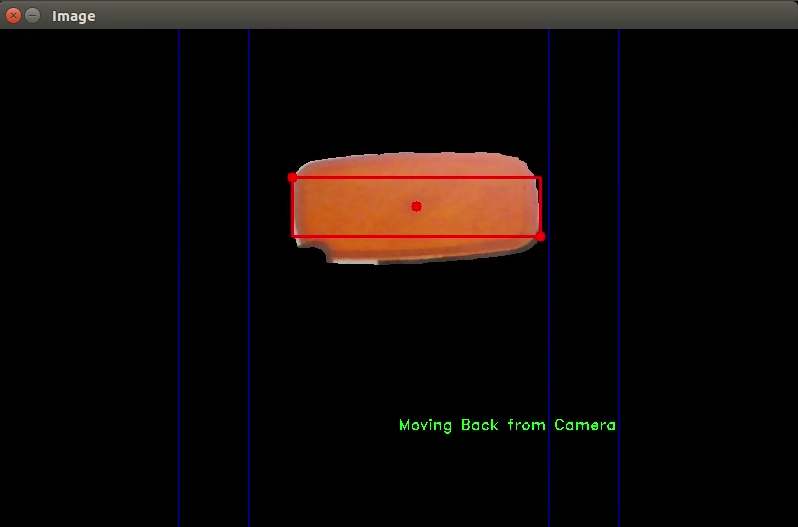
#> input picture p1.png, 798 x 527 px, given in place of the camera
$ python trackObjectDirection.py
#> lines starting #> are read from the running program, lines starting #| are printed output that depends on the picture; after the words box and inside, x2 and y2 are one past the last pixel; in counts of white or black regions, pixels touching at a corner belong together
#OPEN CV 2.*
import cv2
import numpy as np
import math


def findBig(hull):
	maxDAP = []
	cpointX = 0;cpointY = 0;pointX  = 0;pointY  = 0;maxdis  = 0
	maxXA   = 0;maxYA   = 0;maxXB   = 0;maxYB   = 0

	for i,points in enumerate(hull):
		cpointX += points[0][0]
		cpointY += points[0][1]

	for i,points in enumerate(hull):
		for newpoint in hull[i+1:]:
			dis = math.sqrt( (points[0][0]-newpoint[0][0])**2 + (points[0][1]-newpoint[0][1])**2 )
			if dis>maxdis:
				maxdis = dis
				maxXA   =  points[0][0]
				maxYA   =  points[0][1]
				maxXB   =  newpoint[0][0]
				maxYB   =  newpoint[0][1]

	returnList = []
	returnList.append((int(cpointX/len(hull)),int(cpointY/len(hull))))
	returnList.append((maxXA,maxYA))
	returnList.append((maxXB,maxYB))
	returnList.append(maxdis)

	return returnList


def checkMove(lines,points):
	if( ((lines[2][0]<points[0] and lines[3][0]>points[0]) and (lines[2][0]<points[1] and lines[3][0]>points[1])) or ((lines[0][0]<points[0] and lines[3][0]>points[0]) and (lines[2][0]<points[0] and lines[1][0]>points[1])) )  :
		return "Moving Back from Camera"

	elif ((lines[0][0]>points[0]) or (lines[0][0]>points[1])) and ((lines[1][0]<points[0]) or (lines[1][0]<points[1])):
		return "Moving Toward Camera"

	elif( (lines[0][0]>points[0]) or (lines[0][0]>points[1])):
		return "Moving Right"

	elif ( ((lines[1][0]<points[0]) or (lines[1][0]<points[1]))):
		return "Moving Left"

	else:
		return "None"


if __name__ == '__main__':

	lines = [[(180,0),(180,500)],[(620,0),(620,500)],[(250,0),(250,500)],[(550,0),(550,500)]]

	co = 0

	cap = cv2.VideoCapture(0)

	while True:
		try:

			_,frame = cap.read()
#> frame is the input picture: shape (527, 798, 3); mean B, G, R 8.6, 10.5, 16.7

			frame = cv2.resize(frame, (800,500))
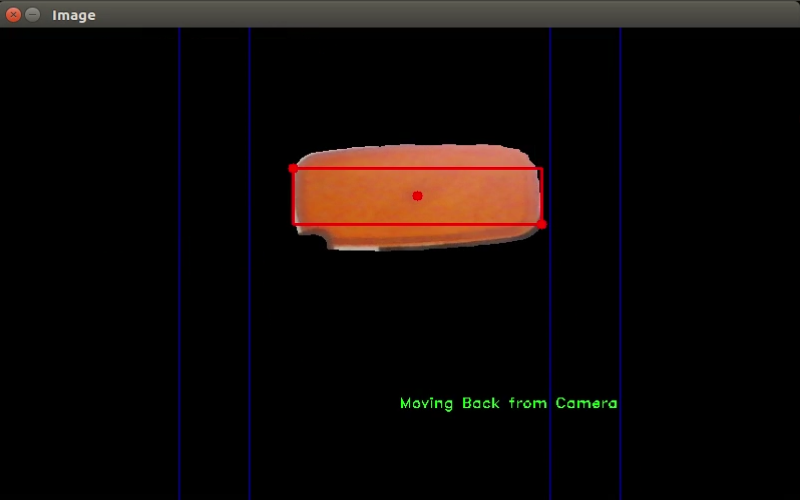
#> frame: shape (500, 800, 3); mean B, G, R 8.6, 10.5, 16.7

			grayImage = cv2.cvtColor(frame,cv2.COLOR_BGR2GRAY)
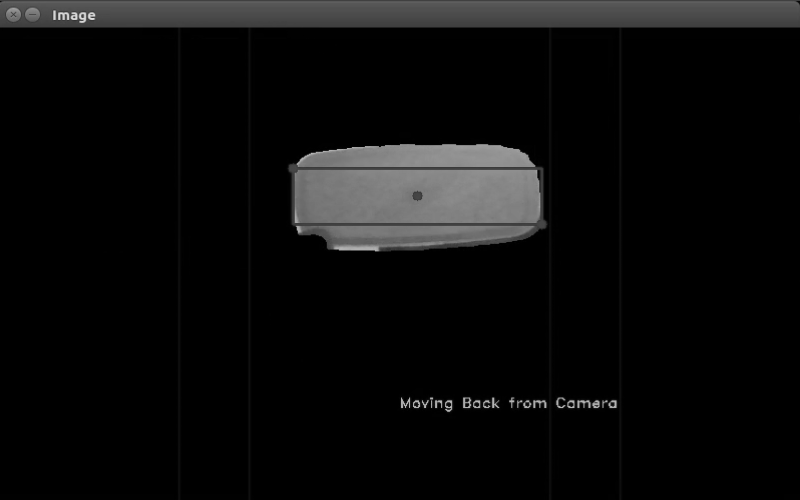
#> grayImage: shape (500, 800); min 0, max 221, mean 12.1
			hsvImage  = cv2.cvtColor(frame,cv2.COLOR_BGR2HSV)
#> hsvImage: shape (500, 800, 3); mean H, S, V 7.7, 28, 18.1

			lower = np.array([5,130,130],dtype='uint8')
			upper = np.array([15,255,255],dtype='uint8')

			binaryImage =  cv2.inRange(hsvImage, lower, upper)
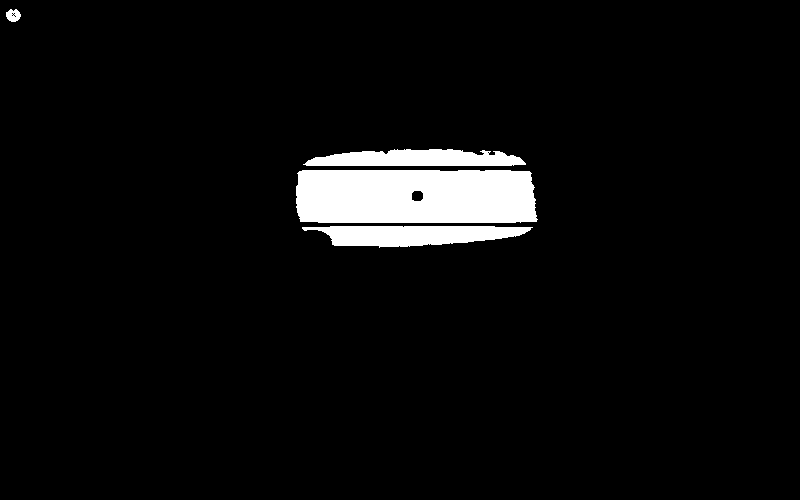
#> binaryImage: shape (500, 800); 4.7% white; 4 white regions, box (x1, y1, x2, y2) and area: (296, 170, 538, 223) 12368, (302, 226, 533, 248) 3536, (303, 149, 526, 166) 2948, (6, 9, 21, 22) 141

			ksiz = 5
			kernel = np.ones((ksiz,ksiz),dtype='uint8')

			binaryImage = cv2.dilate(binaryImage,kernel,iterations=2)
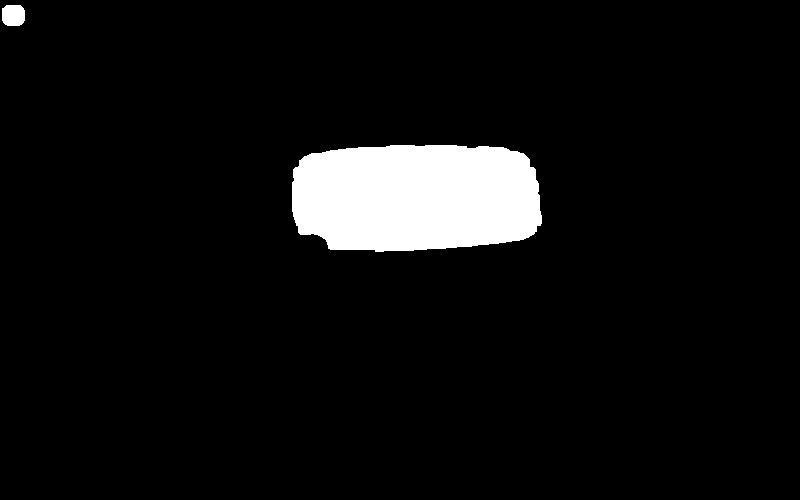
#> binaryImage: shape (500, 800); 6% white; 2 white regions

			contour,_ = cv2.findContours(binaryImage.copy(), cv2.RETR_EXTERNAL,cv2.CHAIN_APPROX_SIMPLE)
#> contour = 2 contours; box (x1, y1, x2, y2) and area: (292, 145, 542, 252) 23319, (2, 5, 25, 26) 404

			maxDis = 0;maxXA   = 0;maxYA   = 0;maxXB   = 0;maxYB   = 0;cx = 0;cy = 0

			contourImage = np.ones((frame.shape),dtype='uint8')

			cv2.line(contourImage, lines[0][0], lines[0][1], (255,0,0), 1)
			cv2.line(contourImage, lines[1][0], lines[1][1], (255,0,0), 1)
			cv2.line(contourImage, lines[2][0], lines[2][1], (255,0,0), 1)
			cv2.line(contourImage, lines[3][0], lines[3][1], (255,0,0), 1)
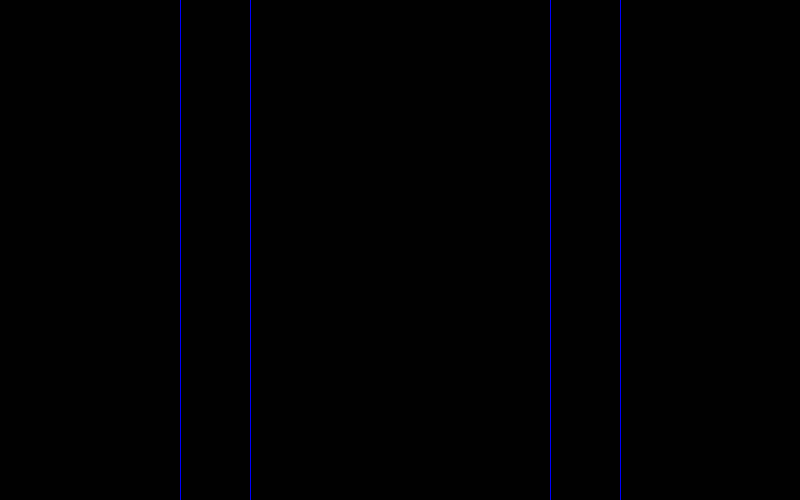
#> contourImage: shape (500, 800, 3); mean of channels 0, 1, 2 2.3, 1, 1; drawn as B, G, R

			for c in contour:

				accuracy = 0.0001*cv2.arcLength(c, True)
				approx   = cv2.approxPolyDP(c, accuracy, True)
				hull     = cv2.convexHull(approx)
				# cv2.drawContours(contourImage, [hull], 0, (255,255,255), 1)
				rList  = findBig(hull)
				if rList[3]>maxDis:
					maxDis = rList[3]
					# cx,cy = rList[0][0],rList[0][1]
					maxXA,maxYA = rList[1][0],rList[1][1]
					maxXB,maxYB = rList[2][0],rList[2][1]
#> this loop made 2 passes
#> (accuracy, pointX in findBig, pointY in findBig) on pass 1: (0.0668, 0, 0)
#> (accuracy, pointX in findBig, pointY in findBig) on pass 2: (0.00752, 0, 0)
#> after the loop, maxDis = 253.8; maxXA = 541; maxXB = 293; maxYA = 223; maxYB = 169


			d = math.sqrt(((maxXA- maxXB)**2)+((maxYA- maxYB)**2))
#> d = 253.8

			if d>20:

				contourImage = cv2.bitwise_and(frame, frame, mask=binaryImage) # DO THIS IF YOU WANT TO HIDE YOUR FACE  AND BACKGROUND
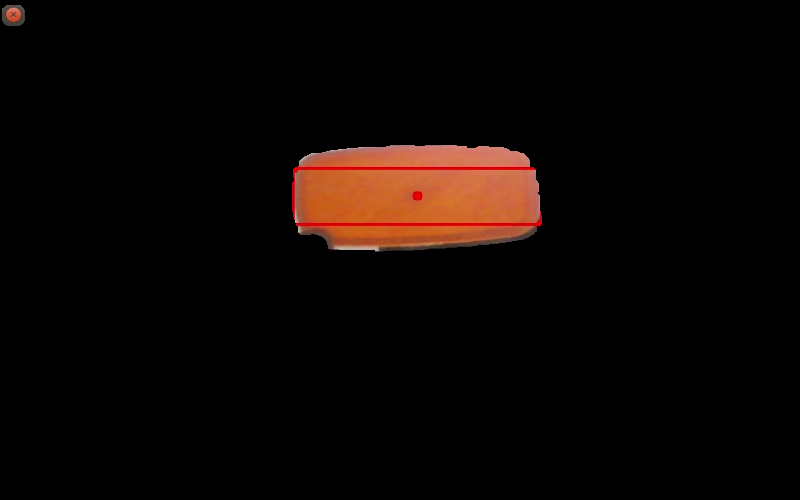
#> contourImage: shape (500, 800, 3); mean B, G, R 3.3, 5.7, 11.9

				cv2.line(contourImage, lines[0][0], lines[0][1], (255,0,0), 1)
				cv2.line(contourImage, lines[1][0], lines[1][1], (255,0,0), 1)
				cv2.line(contourImage, lines[2][0], lines[2][1], (255,0,0), 1)
				cv2.line(contourImage, lines[3][0], lines[3][1], (255,0,0), 1)

				#contourImage = frame.copy() # OTHERWISE DO THIS
				cx = int((maxXA+maxXB)/2)
#> cx = 417
				cy = int((maxYA+maxYB)/2)
#> cy = 196

				cv2.circle(contourImage, (cx,cy), 5, (0,0,255), -1)
#> contourImage: shape (500, 800, 3); mean B, G, R 4.6, 5.7, 11.9
				cv2.circle(contourImage, (maxXA,maxYA), 5, (0,0,255), -1)
#> contourImage: shape (500, 800, 3); mean B, G, R 4.6, 5.7, 11.9
				cv2.circle(contourImage, (maxXB,maxYB), 5, (0,0,255), -1)
#> contourImage: shape (500, 800, 3); mean B, G, R 4.6, 5.7, 11.9
				cv2.rectangle(contourImage, (maxXA,maxYA), (maxXB,maxYB), (0,0,255), 2)

				points = []
				points.append((maxXA,maxYA))
				points.append((maxXB,maxYB))
				direction = checkMove(lines, points)
#> direction = 'Moving Back from Camera'

				cv2.putText(contourImage, direction, (400,400), 2, 0.5, (0,255,0) , 1)
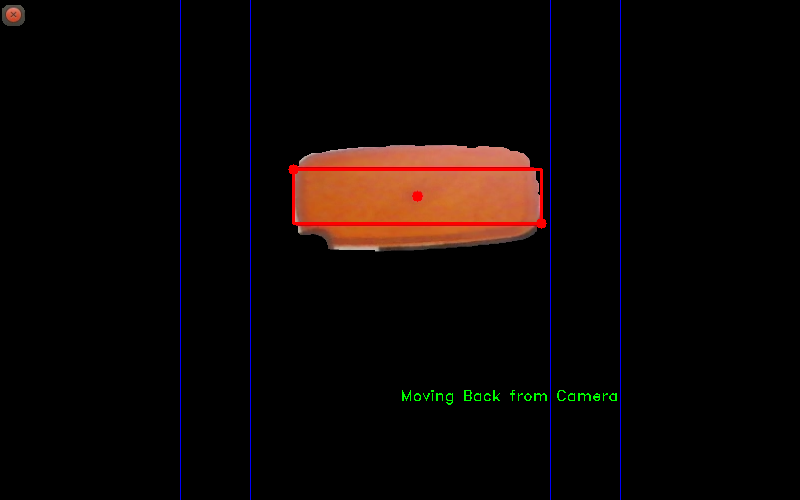
#> contourImage: shape (500, 800, 3); mean B, G, R 4.5, 5.9, 12.2


			cv2.imshow('Image', contourImage)

			if cv2.waitKey(1) & 0xFF == ord('q'):
#> (key q is pressed here)
				break

		except:
			cv2.destroyAllWindows()
			raise

	cv2.destroyAllWindows()

$ run again, on p2.png
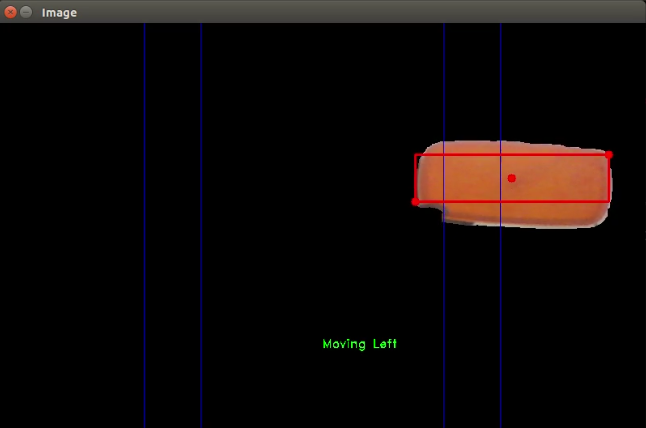
#> input picture p2.png, 646 x 428 px, given in place of the camera
#> frame is the input picture: shape (428, 646, 3); mean B, G, R 8.3, 9.5, 15.1
#> frame: shape (500, 800, 3)
#> hsvImage: shape (500, 800, 3); mean H, S, V 6.2, 22.9, 16.2
#> `binaryImage = cv2.dilate(binaryImage,kernel,iterations=2)`:
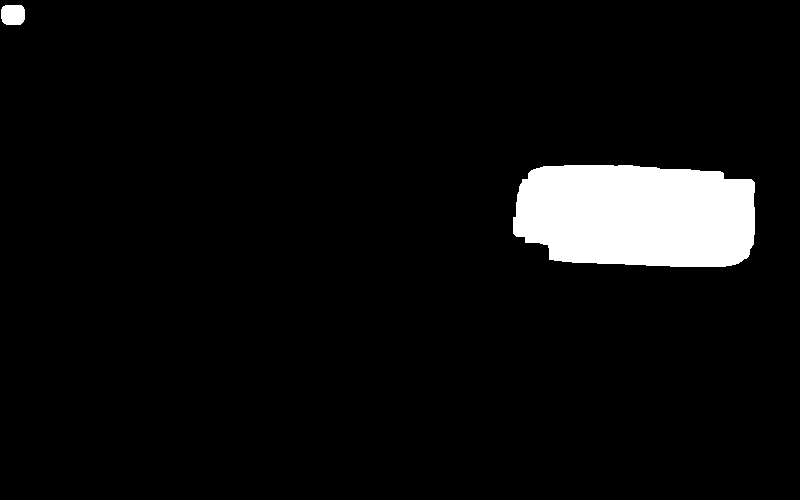
#> binaryImage: shape (500, 800); 5.6% white; 2 white regions
#> contour = 2 contours; box (x1, y1, x2, y2) and area: (513, 165, 755, 267) 21548, (1, 5, 25, 25) 405
#> the loop `for c in contour: ` made 2 passes
#> (accuracy, pointX in findBig, pointY in findBig) on pass 1: (0.0651, 0, 0)
#> after the loop `for c in contour:`: maxDis = 246.3; maxXA = 754; maxXB = 513; maxYA = 182; maxYB = 233
#> d = 246.3
#> cx = 633
#> cy = 207
#> direction = 'Moving Left'
#> `cv2.putText(contourImage, direction, (400,400), 2, 0.5, (0,255,0) , 1)`:
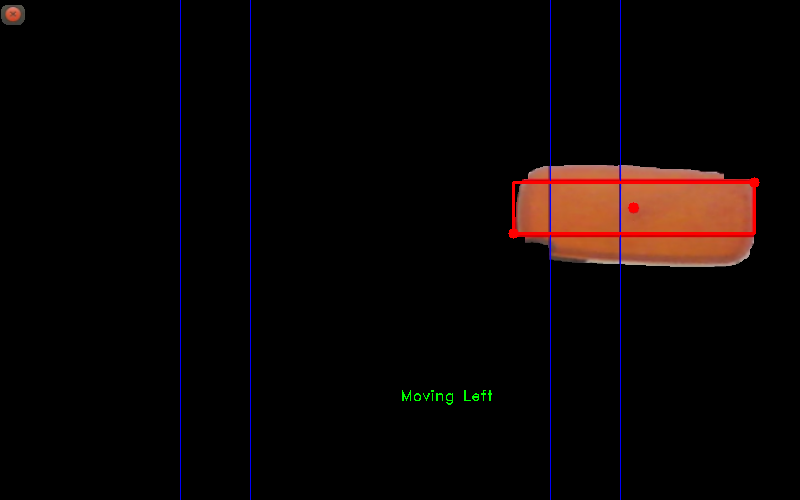
#> contourImage: shape (500, 800, 3); mean B, G, R 4.3, 5, 10.7

$ run again, on p3.png
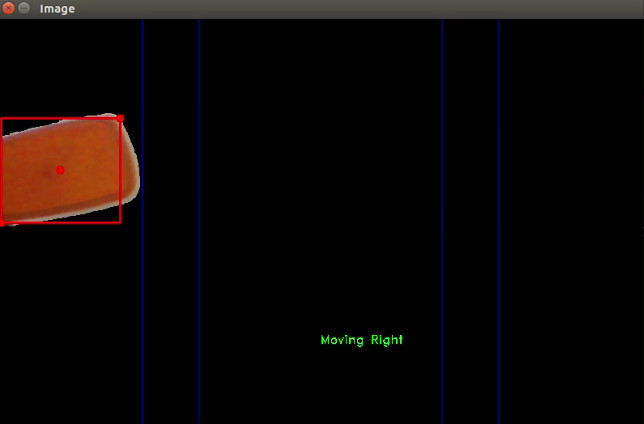
#> input picture p3.png, 644 x 424 px, given in place of the camera
#> frame is the input picture: shape (424, 644, 3); mean B, G, R 5.7, 6.7, 11.6
#> frame: shape (500, 800, 3)
#> hsvImage: shape (500, 800, 3); mean H, S, V 6.3, 23.8, 12.9
#> `binaryImage = cv2.dilate(binaryImage,kernel,iterations=2)`:
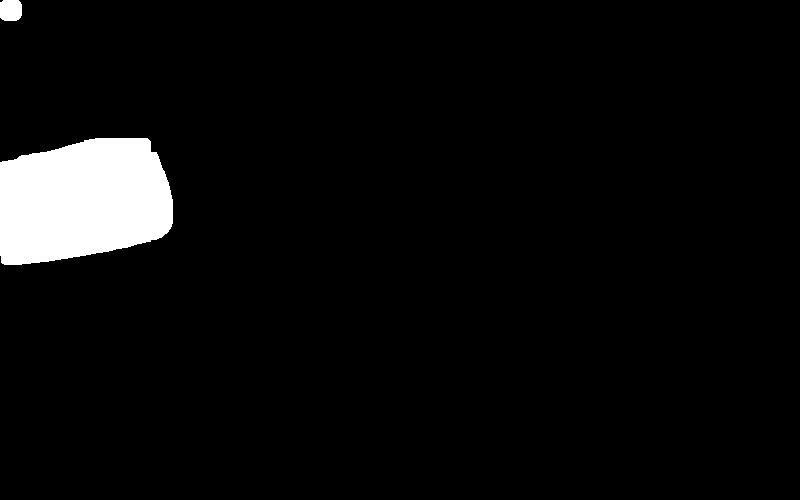
#> binaryImage: shape (500, 800); 4.6% white; 2 white regions
#> contour = 2 contours; box (x1, y1, x2, y2) and area: (0, 138, 173, 265) 17856, (0, 0, 22, 21) 395
#> the loop `for c in contour: ` made 2 passes
#> (accuracy, pointX in findBig, pointY in findBig) on pass 1: (0.0548, 0, 0)
#> after the loop `for c in contour:`: maxDis = 191.9; maxXA = 1; maxXB = 150; maxYA = 262; maxYB = 141
#> d = 191.9
#> cx = 75
#> cy = 201
#> direction = 'Moving Right'
#> `cv2.putText(contourImage, direction, (400,400), 2, 0.5, (0,255,0) , 1)`:
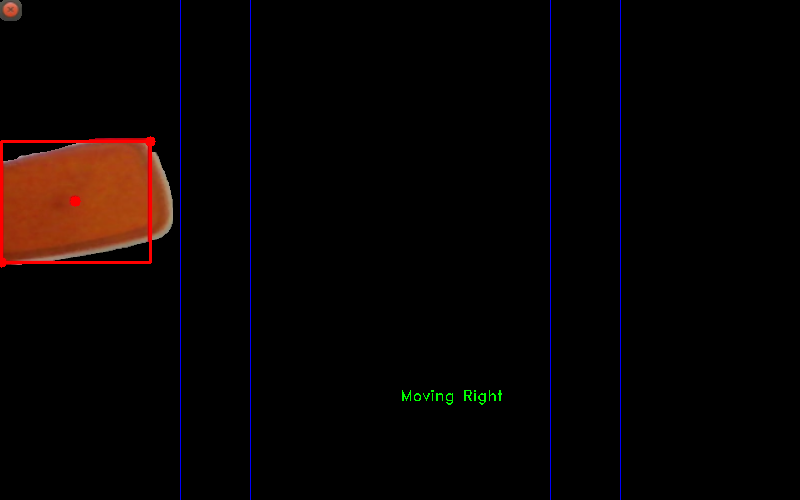
#> contourImage: shape (500, 800, 3); mean B, G, R 2.5, 3.2, 8.2

$ run again, on p4.png
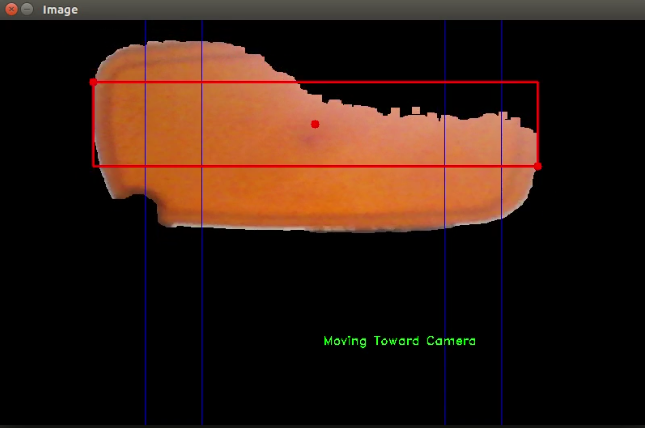
#> input picture p4.png, 645 x 428 px, given in place of the camera
#> frame is the input picture: shape (428, 645, 3); mean B, G, R 17.7, 27.8, 49.4
#> frame: shape (500, 800, 3)
#> hsvImage: shape (500, 800, 3); mean H, S, V 10, 60.1, 50.4
#> contour = 2 contours; box (x1, y1, x2, y2) and area: (115, 48, 669, 273) 86060, (3, 1, 26, 22) 400
#> the loop `for c in contour: ` made 2 passes
#> (accuracy, pointX in findBig, pointY in findBig) on pass 1: (0.167, 0, 0)
#> after the loop `for c in contour:`: maxDis = 561.3; maxXA = 668; maxXB = 115; maxYA = 192; maxYB = 96
#> d = 561.3
#> cx = 391
#> cy = 144
#> direction = 'Moving Toward Camera'
#> `cv2.putText(contourImage, direction, (400,400), 2, 0.5, (0,255,0) , 1)`:
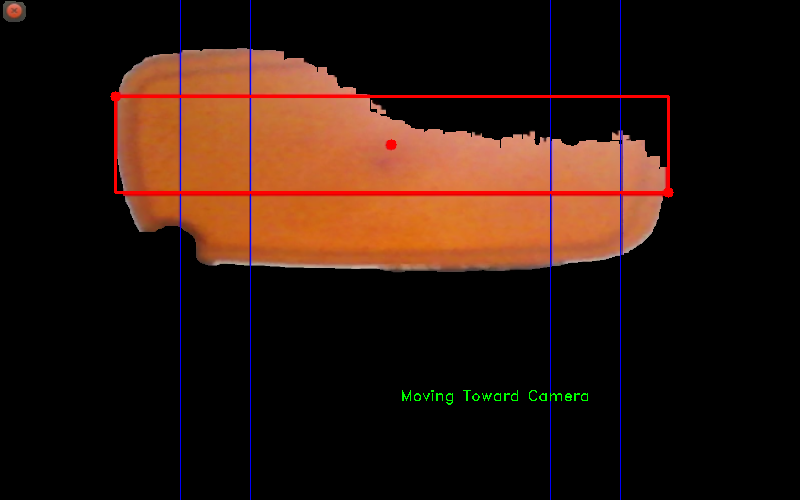
#> contourImage: shape (500, 800, 3); mean B, G, R 13.6, 22.8, 44.4
